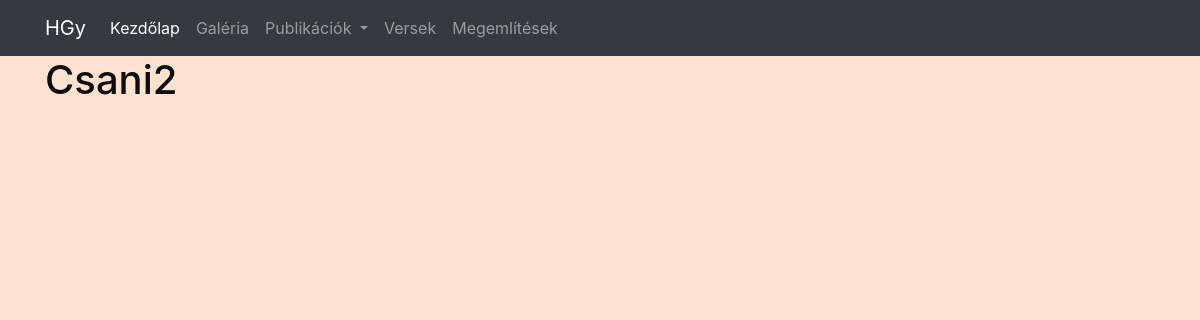
The page /album.php?id=8&nev=Csani2 on the database as committed earlier.
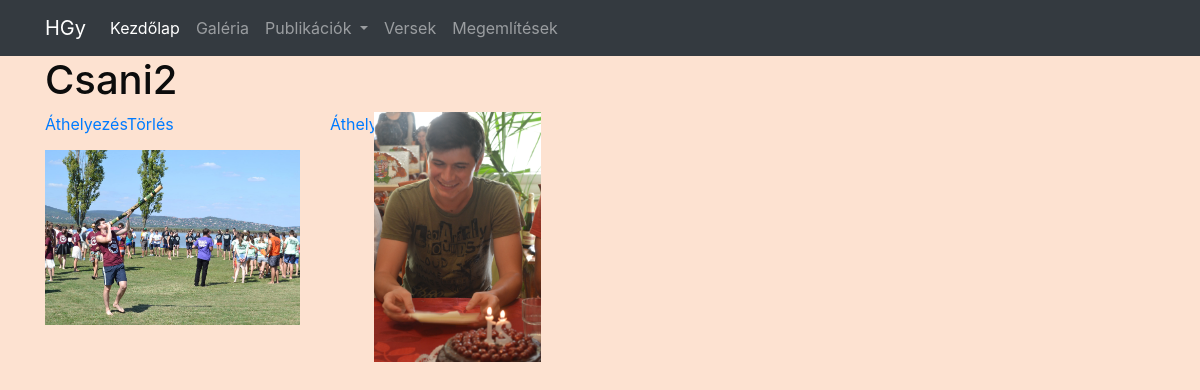
The same page on the database as committed later.
### tables this page shows
CREATE TABLE `kep` (
  `Kep_ID` int(6) NOT NULL,
  `utvonal` varchar(50) DEFAULT NULL,
  `Album_ID` int(6) DEFAULT NULL
);

### album.php (the view, shortened to what this page needs)
<?php require 'fejlec.php'; ?>
<?php
if (isset($_GET['nev']) && isset($_GET['id'])) {
    $albumNev = $_GET['nev'];
    $albumID = $_GET['id'];
}else {
    header("Location: galeria.php");
}
?>
<?php require 'connect.php'; ?>
<div class="album">
<div class="container">
    <h1><?php echo $albumNev?></h1>
    <div class="row">
    <?php
        $sql = "SELECT utvonal, Kep_ID FROM kep WHERE Album_ID = " . $albumID . "  ORDER BY Kep_ID DESC;";
        $result = $conn->query($sql);
        $resultCeck = mysqli_num_rows($result);
        if ($resultCeck > 0) {
            $i = 1;
            while($row = mysqli_fetch_assoc($result))
            {
                $utvonal = $row['utvonal'];
                echo
                '<div class="col-3">
                    <div class="kep_framer">
                        <img src=' . $utvonal . ' onclick="openModal();currentSlide('.$i.')">';
                        if (isset($_SESSION['username'])){
                            echo '
                            <a href="kep-szerkesztes.php?id=' .$row['Kep_ID'] .'">Áthelyezés</a>';
                            echo '<a href="kep-torles.php?id=' .$row['Kep_ID'] .'">Törlés</a>';
                        }
                    echo '</div>
                </div>';
                $i++;
            }
        }
    ?>
    </div>
</div>
</div>
<?php require 'lablec.php'; ?>

### fejlec.php (shortened to what this page needs)
<!DOCTYPE html>
<html lang="en">
<head>
    <link rel="stylesheet" href="https://stackpath.bootstrapcdn.com/bootstrap/4.3.1/css/bootstrap.min.css">
    <link rel="stylesheet" href="https://cdnjs.cloudflare.com/ajax/libs/bootstrap-datepicker/1.4.1/css/bootstrap-datepicker3.css"/>
    <link rel="stylesheet" type="text/css" href="style.css">
</head>
<body>
<nav class="navbar navbar-expand-lg navbar-dark bg-dark">
<div class="container">
  <a class="navbar-brand" href="index.php">HGy</a>
  <div class="collapse navbar-collapse" id="navbarSupportedContent">
    <ul class="navbar-nav mr-auto">
      <li class="nav-item active">
        <a class="nav-link" href="index.php">Kezdőlap<span class="sr-only">(current)</span></a>
      </li>
      <li class="nav-item">
        <a class="nav-link" href="galeria.php">Galéria</a>
      </li>
      <li class="nav-item dropdown">
        <a class="nav-link dropdown-toggle" href="#" id="navbarDropdown" role="button" data-toggle="dropdown" aria-haspopup="true" aria-expanded="false">
          Publikációk
        </a>
      </li>
      <li class="nav-item">
        <a class="nav-link" href="versek.php">Versek</a>
      </li>
      <li class="nav-item">
        <a class="nav-link" href="megemlitesek.php">Megemlítések</a>
      </li>
    </ul>
  </div>
  </div>
</nav>

### lablec.php (shortened to what this page needs)
</body>
</html>

### style.css (style rules this page uses)
body { background-color:#fde2d1;color:#0c0c0c }
.album .kep_framer { height:250px;position:relative }
.album .kep_framer img { min-height:70%;max-height:100%;max-width:100%;object-fit:cover;position:absolute;top:0;bottom:0;left:0;right:0;margin:auto }

Rows that differ between the two databases and show on the page:
added kep: utvonal (picture)
added kep: utvonal (picture)
